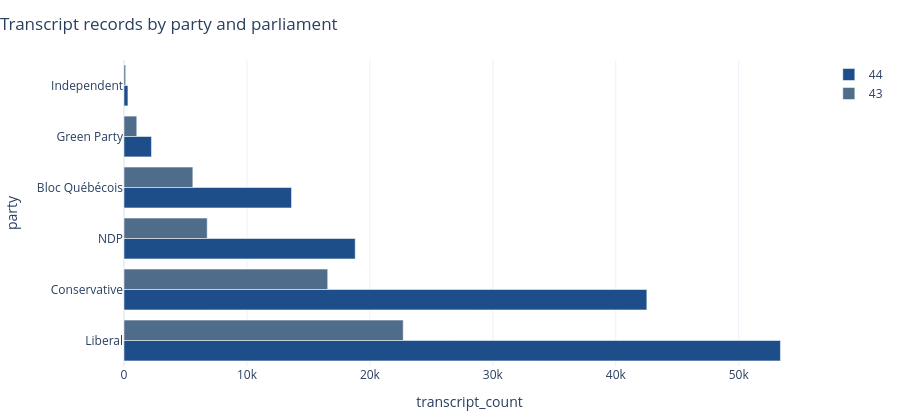

The notebook cell saved with this chart:
### Code cell
fig_transcripts_by_party_and_parliament = plot_horizontal_bar_chart(
    transcripts_by_party_and_parliament,
    x="transcript_count",
    y="party",
    title="Transcript records by party and parliament",
    color="parliament",
    treat_color_as_category=True,)

fig_transcripts_by_party_and_parliament

### Figure 1 — Plotly figure (JSON) as saved in the notebook; plotly's stock layout.template omitted (floating-point values rounded to 4 significant figures)
{"data": [{"alignmentgroup": "True", "hovertemplate": "color=44<br>transcript_count=%{x}<br>party=%{y}<extra></extra>", "legendgroup": "44", "marker": {"color": "#1D4E89", "pattern": {"shape": ""}}, "name": "44", "offsetgroup": "44", "orientation": "h", "showlegend": true, "textposition": "auto", "type": "bar", "x": [53391, 42525, 18806, 13625, 2233, 318], "xaxis": "x", "y": ["Liberal", "Conservative", "NDP", "Bloc Québécois", "Green Party", "Independent"], "yaxis": "y"}, {"alignmentgroup": "True", "hovertemplate": "color=43<br>transcript_count=%{x}<br>party=%{y}<extra></extra>", "legendgroup": "43", "marker": {"color": "#4F6D8A", "pattern": {"shape": ""}}, "name": "43", "offsetgroup": "43", "orientation": "h", "showlegend": true, "textposition": "auto", "type": "bar", "x": [22708, 16568, 6768, 5599, 1039, 136], "xaxis": "x", "y": ["Liberal", "Conservative", "NDP", "Bloc Québécois", "Green Party", "Independent"], "yaxis": "y"}], "layout": {"barmode": "group", "height": 420, "legend": {"title": {"text": ""}, "tracegroupgap": 0}, "margin": {"b": 20, "l": 20, "r": 20, "t": 60}, "title": {"text": "Transcript records by party and parliament", "x": 0}, "xaxis": {"anchor": "y", "domain": [0, 1], "title": {"text": "transcript_count"}}, "yaxis": {"anchor": "x", "domain": [0, 1], "title": {"text": "party"}}}}
